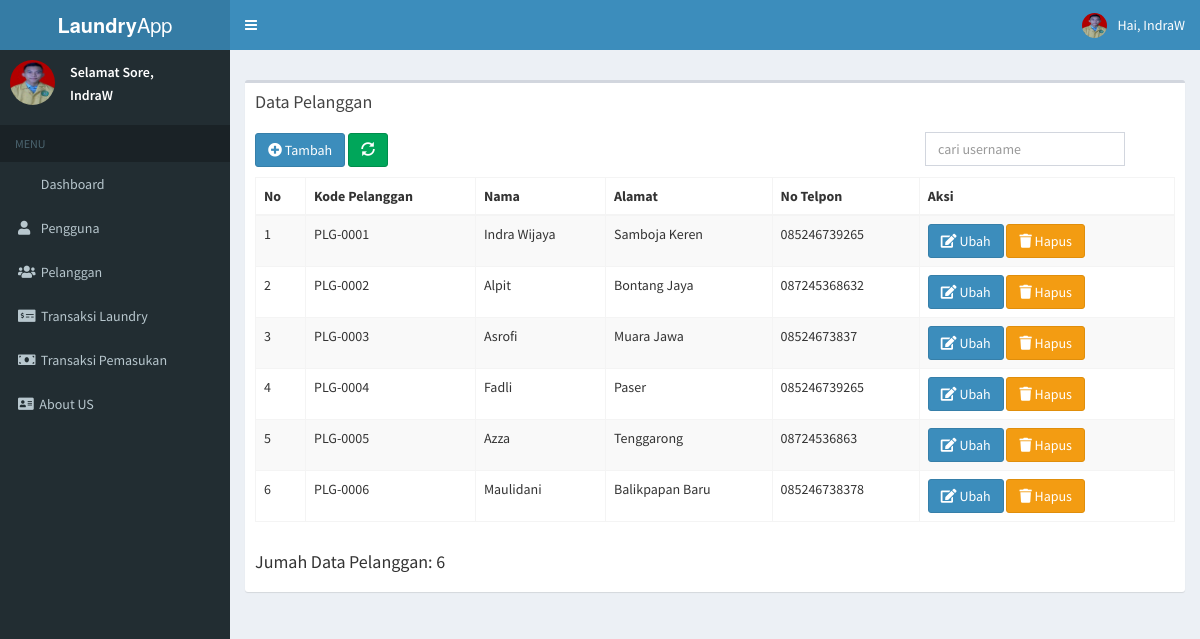
The page /index.php?page=pelanggan (signed in) on the database its author committed.
### tables this page shows
CREATE TABLE `tb_user` (
  `id_user` int(11) NOT NULL,
  `username` varchar(100) NOT NULL,
  `nama_user` varchar(100) NOT NULL,
  `password` varchar(100) NOT NULL,
  `level` enum('Admin','Kasir') NOT NULL,
  `foto` varchar(100) NOT NULL
);

CREATE TABLE `tb_pelanggan` (
  `kode_pelanggan` varchar(100) NOT NULL,
  `nama_pelanggan` varchar(100) NOT NULL,
  `alamat` text NOT NULL,
  `telpon` varchar(15) NOT NULL
);

### page/pelanggan/prosesPelanggan.php (called while the page is built, shortened)
<?php
include "koneksi.php";
function lihat($query)
{
  global $conn;
  $data = [];
  $result = mysqli_query($conn, $query);
  while ($row = mysqli_fetch_assoc($result)) {
    $data[] = $row;
  }
  return $data;
}

### page/pelanggan/pelanggan.php (the view, shortened to what this page needs)
<?php
include "prosesPelanggan.php";
$jumlahData = count(lihat("SELECT * FROM tb_pelanggan"));
$pelanggan = lihat("SELECT * FROM tb_pelanggan");
?>
<section class="content">
  <div class="row">
    <div class="box">
      <div class="box-header">
        <h3 class="box-title">Data Pelanggan</h3>
      </div>
      <div class="box-body">
        <a href="?page=pelanggan&aksi=tambah" class="btn btn-primary" style="margin-bottom: 10px;" style="float: left;"><i class="fas fa-plus-circle"></i>&nbsp;Tambah</a>
        <a href="?page=pelanggan" class="btn btn-success" style="margin-bottom: 10px;" style="float: left;"><i class="glyphicon glyphicon-refresh"></i></a>
        <form action="" method="POST" style="float: right;">
          <div class="form-group">
            <input type="text" class="form-control" name="keyword" id="keyword" placeholder="cari username">
          </div>
        </form>
        <div id="container">
          <table id="example1" class="table table-bordered table-striped">
            <thead>
              <tr>
                <th>No</th>
                <th>Kode Pelanggan</th>
                <th>Nama</th>
                <th>Alamat</th>
                <th>No Telpon</th>
                <th>Aksi</th>
              </tr>
            </thead>
            <tbody>
              <?php if (isset($cariPelanggan)) : ?>
                <tr>
                  <td colspan="6" style="text-align: center;">Data Tidak ada</td>
                </tr>
              <?php else : ?>
                <?php $no = $awalData + 1 ?>
                <?php foreach ($pelanggan as $plg) : ?>
                  <tr>
                    <td><?= $no++; ?></td>
                    <td><?= $plg['kode_pelanggan']; ?></td>
                    <td><?= $plg['nama_pelanggan']; ?></td>
                    <td><?= $plg['alamat']; ?></td>
                    <td><?= $plg['telpon']; ?></td>
                    <td>
                      <a href="?page=pelanggan&aksi=ubah&id=<?= $plg['kode_pelanggan']; ?>" class="btn btn-primary"><i class="fa fa-edit"></i>&nbsp;Ubah</a>
                      <a onclick="return confirm('Apakah yakin ingin menghapus?')" href="?page=pelanggan&aksi=hapus&id=<?= $plg['kode_pelanggan']; ?>" class="btn btn-warning"><i class="fa fa-trash"></i>&nbsp;Hapus</a>
                    </td>
                  </tr>
                <?php endforeach ?>
              <?php endif; ?>
            </tbody>
          </table>
        </div>
        <h4 style="float: left;" id="jumlah">Jumah Data Pelanggan: <?= $jumlahData; ?></h4>
      </div>
    </div>
  </div>
</section>

### index.php (shortened to what this page needs)
<?php
include "koneksi.php";
$jam = date('H') + 1;
$jamSekarang = date($jam . ':i');
if ($jamSekarang > '05:30' && $jamSekarang < '10:00') {
  $salam = 'Pagi';
} elseif ($jamSekarang >= '10:00' && $jamSekarang < '15:00') {
  $salam = 'Siang';
} elseif ($jamSekarang < '18:00') {
  $salam = 'Sore';
} else {
  $salam = 'Malam';
}
if ($_SESSION['Admin']) {
  $user = $_SESSION['Admin'];
} elseif ($_SESSION['Kasir']) {
  $user = $_SESSION['Kasir'];
}
$result = mysqli_query($conn, "SELECT * FROM tb_user WHERE id_user = $user");
$row = mysqli_fetch_assoc($result);
$nama = $row['nama_user'];
$foto = $row['foto'];
?>
<!DOCTYPE html>
<html>
<head>
  <link rel="stylesheet" href="bootstrap/css/bootstrap.min.css">
  <link rel="stylesheet" href="plugins/select2/select2.min.css">
  <link rel="stylesheet" href="https://cdnjs.cloudflare.com/ajax/libs/font-awesome/4.5.0/css/font-awesome.min.css">
  <link rel="stylesheet" href="https://pro.fontawesome.com/releases/v5.10.0/css/all.css" />
  <link rel="stylesheet" href="https://cdnjs.cloudflare.com/ajax/libs/ionicons/2.0.1/css/ionicons.min.css">
  <link rel="stylesheet" href="plugins/datatables/dataTables.bootstrap.css">
  <link rel="stylesheet" href="dist/css/AdminLTE.min.css">
  <link rel="stylesheet" href="dist/css/skins/_all-skins.min.css">
</head>
<body class="hold-transition skin-blue sidebar">
  <div class="wrapper">
    <header class="main-header">
      <a href="" class="logo">
        <span class="logo-lg"><b>Laundry</b>App</span>
      </a>
      <nav class="navbar navbar-static-top">
        <a href="#" class="sidebar-toggle" data-toggle="offcanvas" role="button">
        </a>
        <div class="navbar-custom-menu">
          <ul class="nav navbar-nav">
            <li class="dropdown user user-menu">
              <a href="#" class="dropdown-toggle" data-toggle="dropdown">
                <img src="images/<?= $foto; ?>" class="user-image" alt="User Image">
                <span class="hidden-xs">Hai, <?= $nama; ?></span>
              </a>
            </li>
          </ul>
        </div>
      </nav>
    </header>
    <?php include 'include/menu.php'; ?>
    <div class="content-wrapper">
      <section class="content-header">
        <?php include 'include/isi.php'; ?>
      </section>
    </div>
  </div>
</body>
</html>

### include/menu.php
<aside class="main-sidebar">
  <section class="sidebar">
    <div class="user-panel">
      <div class="pull-left image">
        <img src="images/<?= $foto; ?>" class="img-circle" alt="User Image">
      </div>
      <div class="pull-left info" style="margin-top: 0px;">
        <p>Selamat <?= $salam; ?>, </p>
        <p><?= $nama; ?></p>
      </div>
    </div>
    <ul class="sidebar-menu" style="margin-top: 10px;">
      <li class="header">MENU</li>
      <li><a href="?page="><i class="fa fa-dashboard"></i> Dashboard</a></li>
      <?php if ($_SESSION['Admin']) : ?>
        <li><a href="?page=pengguna"><i class="fa fa-user"></i> Pengguna</a></li>
      <?php endif; ?>
      <li><a href="?page=pelanggan"><i class="fa fa-users"></i> Pelanggan</a></li>
      <li><a href="?page=laundry"><i class="fas fa-money-check-alt"></i>&nbsp; Transaksi Laundry</a></li>
      <li><a href="?page=transaksi"><i class="fa fa-money"></i> Transaksi Pemasukan</a></li>
      <li><a href="?page=about"><i class="fas fa-address-card"></i>&nbsp; About US</a></li>
    </ul>
  </section>
</aside>

### include/isi.php (shortened to what this page needs)
<?php
$page = $_GET['page'];
$aksi = $_GET['aksi'];
if ($page == 'pelanggan') {
  if ($aksi == '') {
    include 'page/pelanggan/pelanggan.php';
  } elseif ($aksi == 'tambah') {
    include 'page/pelanggan/tambah.php';
  } elseif ($aksi == 'ubah') {
    include 'page/pelanggan/ubah.php';
  } elseif ($aksi == 'hapus') {
    include 'page/pelanggan/hapus.php';
  }
}

### index.php (style rules this page uses)
#keyword { position: absolute; top: 49px; right: 60px; width: 200px; z-index: 0; }

### rows shown on the page
tb_user: foto (picture), nama_user "IndraW"
tb_pelanggan: kode_pelanggan "PLG-0001", nama_pelanggan "Indra Wijaya", alamat "Samboja Keren", telpon "085246739265"
tb_pelanggan: kode_pelanggan "PLG-0002", nama_pelanggan "Alpit", alamat "Bontang Jaya", telpon "087245368632"
tb_pelanggan: kode_pelanggan "PLG-0003", nama_pelanggan "Asrofi", alamat "Muara Jawa", telpon "08524673837"
tb_pelanggan: kode_pelanggan "PLG-0004", nama_pelanggan "Fadli", alamat "Paser", telpon "085246739265"
tb_pelanggan: kode_pelanggan "PLG-0005", nama_pelanggan "Azza", alamat "Tenggarong", telpon "08724536863"
tb_pelanggan: kode_pelanggan "PLG-0006", nama_pelanggan "Maulidani", alamat "Balikpapan Baru", telpon "085246738378"

### other values the page prints
$salam "Sore"
$jumlahData "6"
